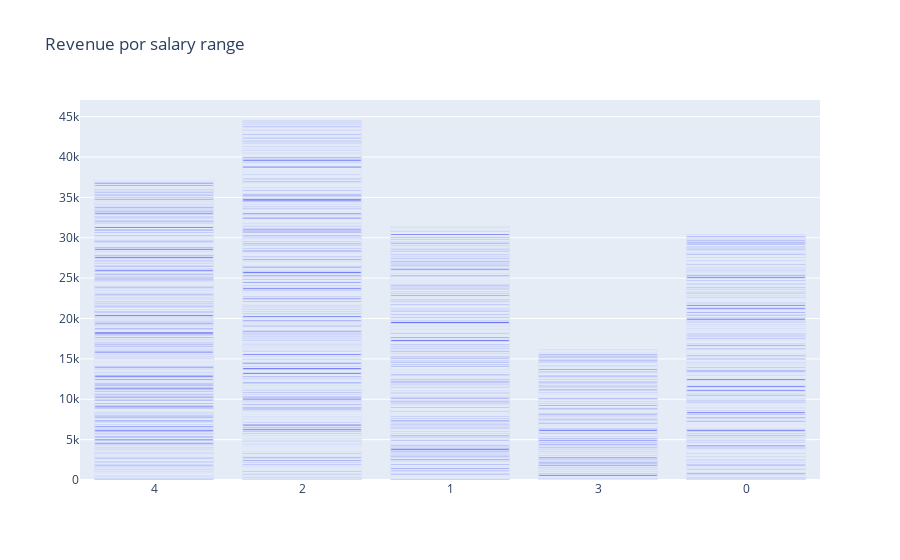

Notebook code for this chart:
### Code cell
plot_data = [
    go.Bar(
        x=df_d['salary_range'],
        y=df_d['revenue_total'],
    )
]

plot_layout = go.Layout(
        xaxis={"type": "category"},
        title='Revenue por salary range'
    )

fig = go.Figure(data=plot_data, layout=plot_layout)
pyoff.iplot(fig)

### Figure 1 — Plotly figure (JSON) as saved in the notebook; plotly's stock layout.template omitted (floating-point values rounded to 4 significant figures; data arrays with more than 128 entries replaced by an {"elided": "..."} marker saying what was removed)
{"data": [{"type": "bar", "x": {"elided": "8000 int values"}, "y": {"elided": "8000 int values"}}], "layout": {"title": {"text": "Revenue por salary range"}, "xaxis": {"type": "category"}}}
